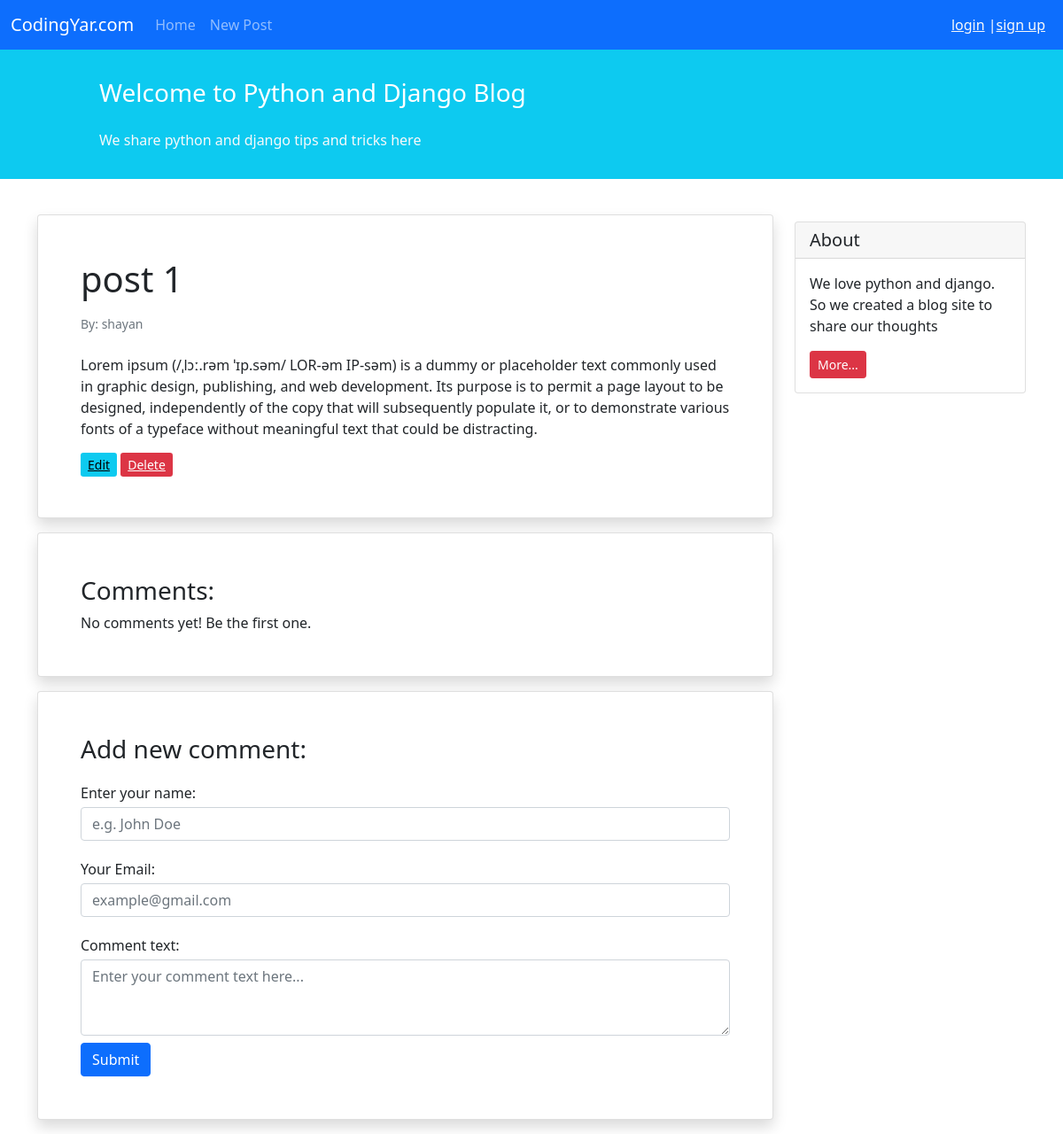
Page /blog/1/ on the committed database.
### blog/models.py (models this page shows, shortened)
class Post(models.Model):
    STATUS_CHOICES=(
    ('pub','published'),
    ('drf','draft'),
    )
    title = models.CharField(max_length=100)
    text = models.TextField()
    author = models.ForeignKey('auth.User', on_delete=models.CASCADE)
    datetime_created = models.DateTimeField(auto_now_add=True)
    datetime_modified= models.DateTimeField(auto_now=True)
    status = models.CharField(choices=STATUS_CHOICES, default='draft', max_length=10)

### blog/views.py (the view)
# urls.py: path('<int:pk>/', views.PostDetailView.as_view() , name='post_detail'),
class PostDetailView(generic.DetailView):
    model = Post
    template_name = 'blog/post_detail.html'
    context_object_name = 'post'

### blog/templatetags/nav_active.py (called while the page is built)
@register.simple_tag(takes_context=True)
def active(context, url_name):
    try:
        if context["request"].resolver_match.url_name == url_name:
            return "active"
    except Exception:
        return ""
    return ""

### blog/templates/blog/post_detail.html (shortened to what this page needs)
{% extends '_base.html' %}
{% block content %}
    <div class="container mt-4">
        <div class="row">
            <div class="col-9">
                <div class="card shadow my-3 p-5">
                    <h1>{{ post.title }}</h1>
                    <p class="small text-muted mt-2">By: {{ post.author }}</p>
                    <p class="mt-2">{{ post.text }}</p>
                    <div>
                    <a href="{% url 'post_update' post.id %}" class=" btn-sm btn-info">Edit</a>
                    <a href="{% url 'post_delete' post.id %}" class=" btn-sm btn-danger">Delete</a>
                    </div>
                </div>
                <div class="card shadow my-3 p-5">
                    <h3>Comments:</h3>
                    No comments yet! Be the first one.
                </div>
                <div class="card shadow my-3 p-5">
                    <h3>Add new comment:</h3>
                    <form method="POST">
                        <div class="form-group py-2">
                            <label class="py-1" for="author_name">Enter your name:</label>
                            <input type="text" class="form-control" placeholder="e.g. John Doe" name="author_name">
                        </div>
                        <div class="form-group py-2">
                            <label class="py-1" for="email">Your Email:</label>
                            <input type="email" class="form-control" placeholder="example@gmail.com" name="email">
                        </div>
                        <div class="form-group py-2">
                            <label class="py-1" for="comment_text">Comment text:</label>
                            <textarea class="form-control" name="text" rows="3"
                                      placeholder="Enter your comment text here..."></textarea>
                        </div>
                        <button type="submit" class="btn btn-primary">Submit</button>
                    </form>
                </div>
            </div>
            <div class="col-3">
                <div class="card my-4">
                    <h5 class="card-header">About</h5>
                    <div class="card-body">
                        <p class="card-text">We love python and django. So we created a blog site to share our
                            thoughts</p>
                        <a href="#"
                           class="btn btn-sm btn-danger">
                            More...
                        </a>
                    </div>
                </div>
            </div>
        </div>
    </div>
{% endblock content %}

### rows in the picture
Post: title "post 1", author "shayan", text "Lorem ipsum (/ˌlɔː.rəm ˈɪp.səm/ LOR-əm IP-səm) is a dummy or placeholder text commonly used in graphic design, publishing, and web development. Its purpose is to permit a page layout to be designed, independently of the copy that will subsequently populate it, or to demonstrate various fonts of a typeface without meaningful text that could be distracting."
